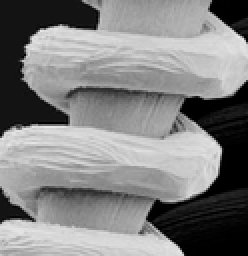
%> input picture Image Enhanacement/Histogram Equalization/Adaptive Histogram Equalization/tungsten.png, 124 x 128 px, shrunk from 369 x 380 before the run (shown 2 times larger)
$ octave adaptive_histogram_equalization.m   (GNU Octave 9; MATLAB toolbox functions it lacks are replaced by stand-ins)
%> lines starting %> are read from the running program, lines starting %| are printed output that depends on the picture
%convert image into rgb and plotting it
A = rgb2gray(imread('tungsten.png'));
%> A: size 128x124 uint8; min 0, max 237, mean 129
figure;
imshow(A,[]);
title('Low Contrast Image');

mean_A = mean2(A);
%> mean_A = 129
std_A = std2(A);
%> std_A = 46.42

%creating image of size of image A
[R C] = size(A);
%> R = 128; C = 124
B = zeros(R,C);

filter_size = 3;
L =256;

k0 = 0.4;
k1 = 0.5;
k2 = 0.1;
for i=1:1:R - filter_size
    for j =1:1:C - filter_size

        %extracting the block of size (filter_size * filter_size
        block = A(i : i + (filter_size-1), j : j + (filter_size-1));
        mean_block = mean2(block);
        std_block = std2(block);

        if mean_block < (k0 * mean_A)  && ((k2 * std_A) < std_block) && (std_block < (k1 * std_A))
           %equalizing the extracted block
           eq_block = histeq(block);
           %placing that equalized block into new image B
           B(i : i + (filter_size-1), j : j + (filter_size-1)) = eq_block;
        else
             B(i : i + (filter_size-1), j : j + (filter_size-1)) = block;
        end

    end
end
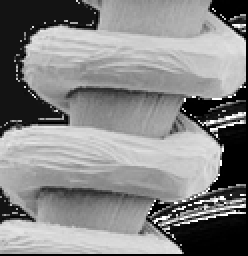
%> B: size 128x124 double (shown 2 times larger); min 0, max 255, mean 134.3
%> after the loop, eq_block = [170 142 81; 81 227 142; 255 81 227]
%plotting image B
figure;
imshow(B,[]);
title(' Adaptively Histogram Equalized Image');


K = adapthisteq(A);
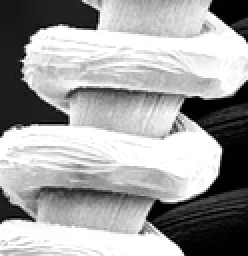
%> K: size 128x124 uint8 (shown 2 times larger); min 0, max 255, mean 161.2
figure;
imshow(K,[]);
title('Adaptively Histogram Equalized Image using built-in function ');

$ run again, with Image Enhanacement/Histogram Equalization/Adaptive Histogram Equalization/moon.png copied over Image Enhanacement/Histogram Equalization/Adaptive Histogram Equalization/tungsten.png
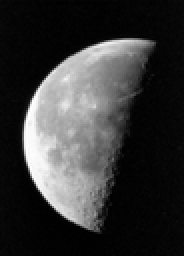
%> input picture Image Enhanacement/Histogram Equalization/Adaptive Histogram Equalization/moon.png, 92 x 128 px, shrunk from 276 x 385 before the run (shown 2 times larger)
%> mean_A = 55
%> std_A = 65.82
%> after the loop `for i=1:1:R - filter_size`: eq_block = [255 227 227; 142 170 142; 142 142 142]
%> `K = adapthisteq(A);`:
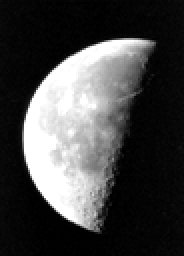
%> K: size 128x92 uint8 (shown 2 times larger); min 0, max 255, mean 68.7

$ run again, with Image Enhanacement/Histogram Equalization/Adaptive Histogram Equalization/moon.jpeg saved as Image Enhanacement/Histogram Equalization/Adaptive Histogram Equalization/tungsten.png
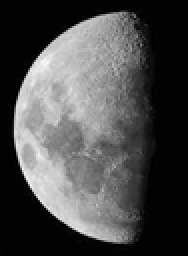
%> input picture Image Enhanacement/Histogram Equalization/Adaptive Histogram Equalization/moon.jpeg, 94 x 128 px, shrunk from 192 x 262 before the run (shown 2 times larger)
%> mean_A = 75.72
%> std_A = 61.12
%> after the loop `for i=1:1:R - filter_size`: eq_block = [255 24 198; 227 142 142; 198 142 142]
%> `K = adapthisteq(A);`:
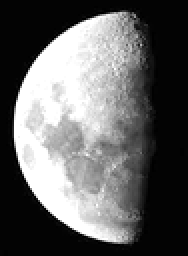
%> K: size 128x94 uint8 (shown 2 times larger); min 0, max 255, mean 99.4
